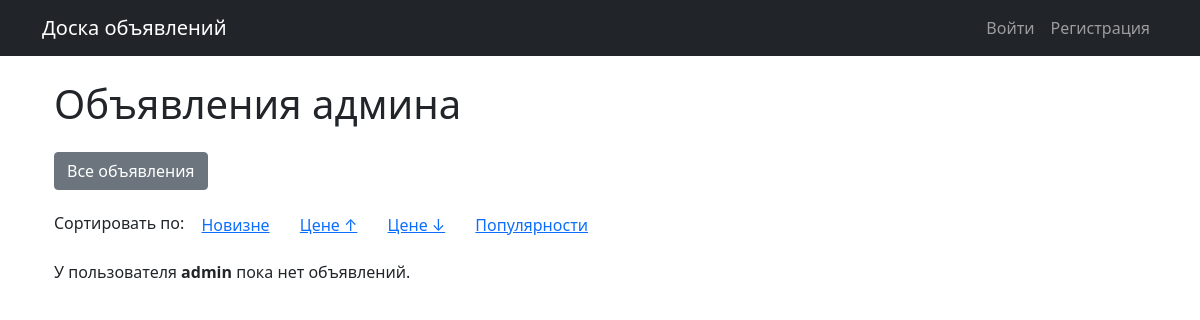
Page /admin-ads/ on the earlier database version.
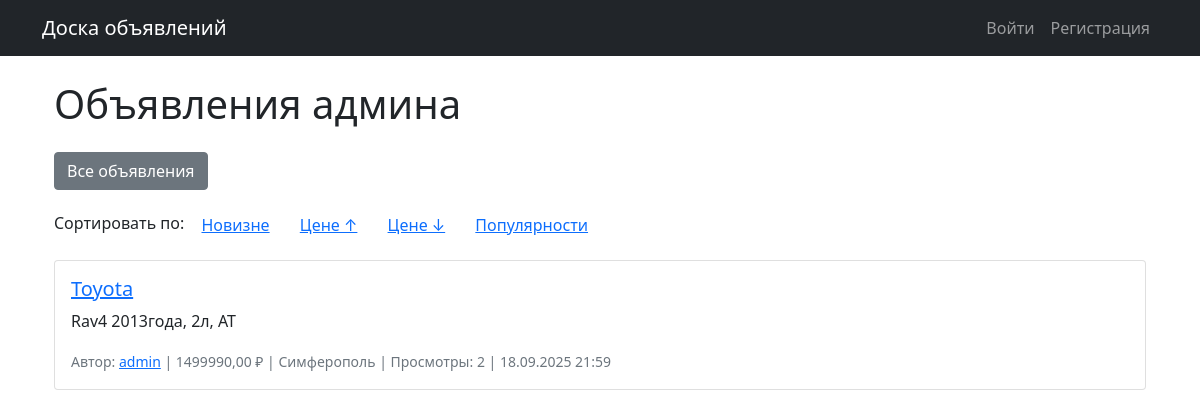
Same page on the later database version.
### ads/models.py (models this page shows, shortened)
class Advertisement(models.Model):
    title = models.CharField(max_length=200)
    slug = models.SlugField(max_length=200, unique=True, blank=True)
    description = models.TextField()
    price = models.DecimalField(max_digits=10, decimal_places=2)
    city = models.ForeignKey(City, on_delete=models.CASCADE)
    category = models.ForeignKey(Category, on_delete=models.CASCADE, verbose_name="Категория")
    tags = models.ManyToManyField(Tag, blank=True, verbose_name="Теги")
    author = models.ForeignKey(User, on_delete=models.CASCADE)
    cover = models.ImageField(upload_to='covers/%Y/%m/%d/', blank=True, null=True)
    created_at = models.DateTimeField(auto_now_add=True)
    updated_at = models.DateTimeField(auto_now=True)
    views = models.PositiveIntegerField(default=0, verbose_name="Просмотры")

class City(models.Model):
    name = models.CharField(max_length=100, unique=True, verbose_name="Название города")
    slug = models.SlugField(max_length=100, unique=True, verbose_name="URL-адрес города")
    created_at = models.DateTimeField(auto_now_add=True)
    class Meta:
        verbose_name = "Город"
        verbose_name_plural = "Города"
        ordering = ['name']

### ads/views.py (the view)
# urls.py: path('admin-ads/', views.AdminAdvertisementListView.as_view(), name='admin_ads'),  # ✅ новый маршрут
class AdminAdvertisementListView(ListView):
    model = Advertisement
    template_name = 'ads/admin_advertisements.html'
    context_object_name = 'advertisements'
    paginate_by = 10
    def get_queryset(self):
        queryset = Advertisement.objects.filter(author__username__iexact='admin')
        sort_by = self.request.GET.get('sort', '-created_at')
        if sort_by in ['created_at', '-created_at', 'price', '-price', 'views', '-views']:
            queryset = queryset.order_by(sort_by)
        else:
            queryset = queryset.order_by('-created_at')
        return queryset.select_related('author', 'city', 'category').prefetch_related('tags')
    def get_context_data(self, **kwargs):
        context = super().get_context_data(**kwargs)
        params = self.request.GET.copy()
        if 'page' in params:
            params.pop('page')
        context['querystring'] = params.urlencode()
        return context

### ads/templates/ads/admin_advertisements.html (shortened to what this page needs)
{% extends 'ads/base.html' %}
{% block content %}
<div class="container mt-4">
    <h1 class="mb-4">Объявления админа</h1>
    <div class="mb-3">
        <a href="{% url 'home' %}" class="btn btn-secondary">Все объявления</a>
    </div>
    <div class="mb-3">
        <span>Сортировать по:</span>
        <a href="?sort=-created_at&{{ querystring }}" class="btn btn-link {% if request.GET.sort == '-created_at' or not request.GET.sort %}font-weight-bold{% endif %}">Новизне</a>
        <a href="?sort=price&{{ querystring }}" class="btn btn-link {% if request.GET.sort == 'price' %}font-weight-bold{% endif %}">Цене ↑</a>
        <a href="?sort=-price&{{ querystring }}" class="btn btn-link {% if request.GET.sort == '-price' %}font-weight-bold{% endif %}">Цене ↓</a>
        <a href="?sort=-views&{{ querystring }}" class="btn btn-link {% if request.GET.sort == '-views' %}font-weight-bold{% endif %}">Популярности</a>
    </div>
    {% for advertisement in advertisements %}
    <div class="card mb-3">
        <div class="card-body">
            <h5 class="card-title">
                <a href="{% url 'advertisement_detail' advertisement.slug %}">
                    {{ advertisement.title }}
                </a>
            </h5>
            <p class="card-text">{{ advertisement.description|truncatechars:200 }}</p>
            <p class="card-text">
                <small class="text-muted">
                    Автор: <a href="{% url 'profile' advertisement.author.username %}">{{ advertisement.author.username }}</a> |
                    {{ advertisement.price }} ₽ |
                    {{ advertisement.city.name }} |
                    Просмотры: {{ advertisement.views }} |
                    {{ advertisement.created_at|date:"d.m.Y H:i" }}
                </small>
            </p>
        </div>
    </div>
    {% empty %}
    <p>У пользователя <strong>admin</strong> пока нет объявлений.</p>
    {% endfor %}
</div>
{% endblock %}

### ads/templates/ads/base.html (shortened to what this page needs)
<!DOCTYPE html>
<html lang="ru">
<head>
    <link href="https://cdn.jsdelivr.net/npm/bootstrap@5.1.3/dist/css/bootstrap.min.css" rel="stylesheet">
    {% load crispy_forms_tags %}
</head>
<body>
<nav class="navbar navbar-expand-lg navbar-dark bg-dark">
    <div class="container">
        <a class="navbar-brand" href="{% url 'home' %}">Доска объявлений</a>
        <div class="navbar-nav">
            {% if user.is_authenticated %}
                <a class="nav-link" href="{% url 'my_ads' %}">Мои объявления</a>
                <a class="nav-link" href="{% url 'advertisement_create' %}">Создать объявление</a>
                <a class="nav-link" href="{% url 'profile' user.username %}">Профиль</a>
                <a class="nav-link" href="{% url 'account_logout' %}">Выйти</a>
            {% else %}
                <a class="nav-link" href="{% url 'account_login' %}">Войти</a>
                <a class="nav-link" href="{% url 'account_signup' %}">Регистрация</a>
            {% endif %}
        </div>
    </div>
</nav>
<div class="container mt-4">
    {% block content %}{% endblock %}
</div>
</body>
</html>

Differences in the rows shown:
added Advertisement: title "Toyota", description "Rav4 2013года, 2л, АТ", author.username "admin", price "1499990,00", city.name "Симферополь", views "2", created_at "18.09.2025 21:59"
Other differences:
text no longer shown: "У пользователя admin пока нет объявлений."
